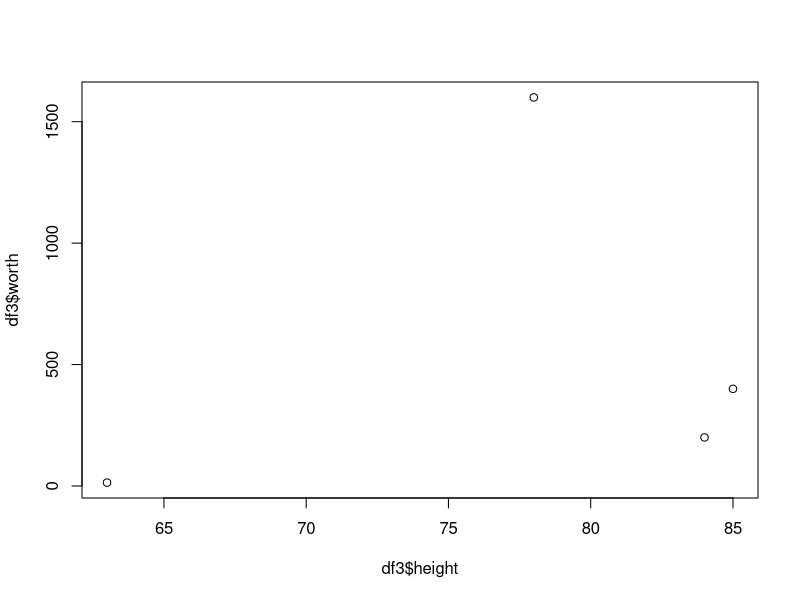
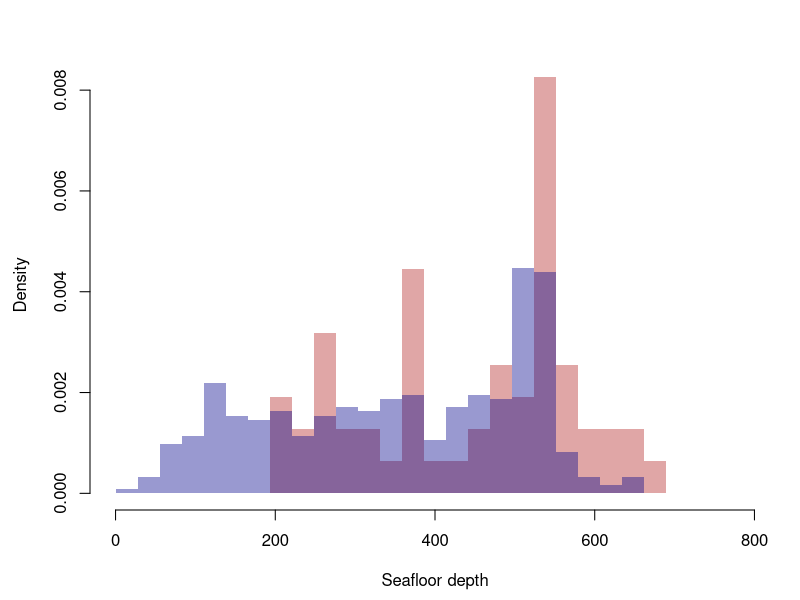
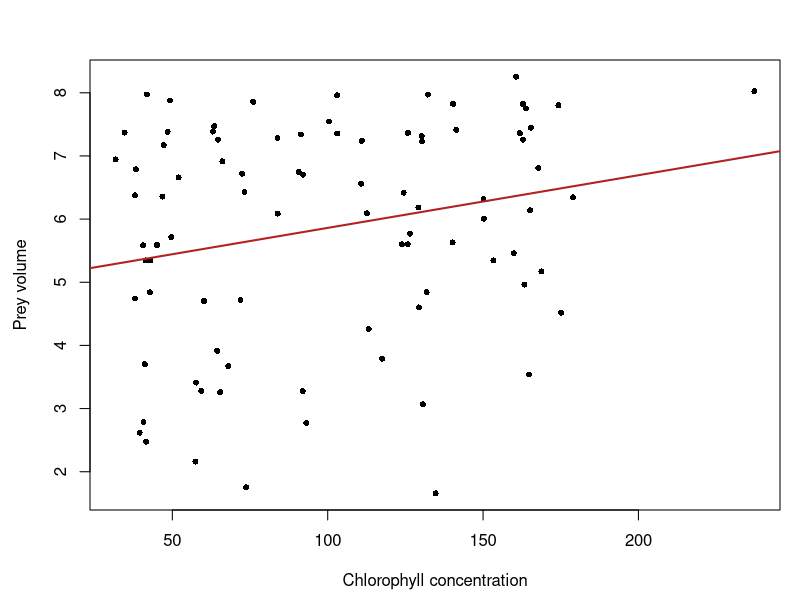

These figures' R source, in order:
## ---- chunk 1
player <- c("LeBron","Mugsy","Shaq","Jordan","Hakeem","Kobe")
worth <- c(500, 14, 400, 1600, 200, 600)
df1 <- data.frame(player,worth)
df1
## ---- chunk 2
player <- c("Jordan","Shaq","Magic","Hakeem","Stockton","Mugsy")
height <- c(78,85,81,84,73,63)
df2 <- data.frame(player,height)
df2
## ---- chunk 3
library(dplyr)
left_join(df1,df2,by="player")
## ---- chunk 4
right_join(df1,df2,by="player")
## ---- chunk 5
full_join(df1,df2,by="player")
## ---- chunk 6
inner_join(df1,df2,by="player")
## ---- chunk 7
df3 <- full_join(df1,df2,by="player")
plot(df3$worth ~ df3$height)
## ---- chunk 8
env <- read.csv("./data/whales-environment.csv") ; head(env)

dive <-read.csv("./data/whales-dives.csv") ; head(dive)
## ---- chunk 9
dive$id

env$id
## ---- chunk 10
par(mar=c(4.5,4.5,3,1))
hist(env$seafloor[env$species=="FW"],xlab="Seafloor depth",main=NULL,prob=TRUE,
     xlim=c(0,800),breaks=seq(0,800,length=30),
     border=NA,col=adjustcolor("firebrick",alpha.f=.4))
hist(env$seafloor[env$species=="HW"],xlim=c(0,800),breaks=seq(0,800,length=30),
          border=NA,col=adjustcolor("darkblue",alpha.f=.4),prob=TRUE,add=TRUE)
## ---- chunk 11
t.test(x=env$seafloor[env$species=="FW"],
       y=env$seafloor[env$species=="HW"])
## ---- chunk 12
hwe <- env[env$species=="HW",] ; head(hwe)
hwd <- dive[dive$species=="HW",] ; head(hwd)

nrow(hwe)
hwe <- hwe[hwe$id %in% hwd$id,]
nrow(hwe) ; nrow(hwd)

hwe <- hwe[order(hwe$id),]
hwd <- hwd[order(hwd$id),]
hwd$chl <- hwe$chlorophyll

par(mar=c(4.5,4.5,3,1))
plot(hwd$prey.volume ~ hwd$chl,xlab="Chlorophyll concentration",ylab="Prey volume",pch=16,cex=.8)
hwlm <- lm(hwd$prey.volume ~ hwd$chl)
abline(hwlm,col="firebrick",lwd=2)

## ---- chunk 13
summary(hwlm)
